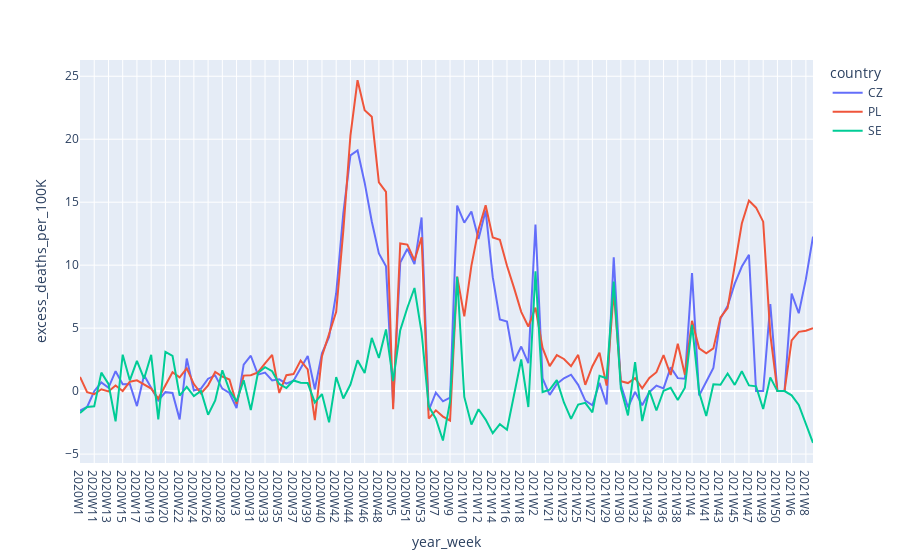

Here is the notebook cell this chart was saved with:
### Markdown cell above
## 3.2. Excess Mortality per Capita  in CZ, PL, SE - Cluster 5

### Code cell
clust_5 = merged[(merged['sex'] == 'T') & (merged['age'] == 'TOTAL') & (merged['clust'] == 5)] \
    .groupby(['country', 'year_week']) \
    .aggregate({'excess_deaths': 'sum', 'population':'sum'}).reset_index()

clust_5.loc[:, 'excess_deaths_per_100K'] = \
    clust_5['excess_deaths']/clust_5['population']*10**5

clust_5.sort_values(by = ['country', 'year_week'], axis=0, ascending=True, inplace=True)

fig = px.line(clust_5[pd.notnull(clust_5['excess_deaths_per_100K'])],
              x='year_week', y='excess_deaths_per_100K', color='country')
fig.show()
